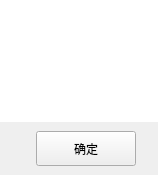
<?xml version="1.0" encoding="UTF-8"?>
<ui version="4.0">
 <class>MainWindow</class>
 <widget class="QMainWindow" name="MainWindow">
  <property name="windowModality">
   <enum>Qt::WindowModal</enum>
  </property>
  <property name="geometry">
   <rect>
    <x>0</x>
    <y>0</y>
    <width>158</width>
    <height>175</height>
   </rect>
  </property>
  <property name="minimumSize">
   <size>
    <width>158</width>
    <height>175</height>
   </size>
  </property>
  <property name="font">
   <font>
    <family>Microsoft YaHei UI</family>
    <pointsize>9</pointsize>
   </font>
  </property>
  <widget class="QWidget" name="centralwidget">
   <layout class="QVBoxLayout" name="verticalLayout">
    <property name="spacing">
     <number>0</number>
    </property>
    <property name="leftMargin">
     <number>0</number>
    </property>
    <property name="topMargin">
     <number>0</number>
    </property>
    <property name="rightMargin">
     <number>0</number>
    </property>
    <property name="bottomMargin">
     <number>0</number>
    </property>
    <item>
     <widget class="QWidget" name="widget" native="true">
      <property name="sizePolicy">
       <sizepolicy hsizetype="Preferred" vsizetype="Expanding">
        <horstretch>0</horstretch>
        <verstretch>0</verstretch>
       </sizepolicy>
      </property>
      <property name="palette">
       <palette>
        <active>
         <colorrole role="WindowText">
          <brush brushstyle="SolidPattern">
           <color alpha="255">
            <red>0</red>
            <green>0</green>
            <blue>0</blue>
           </color>
          </brush>
         </colorrole>
         <colorrole role="Button">
          <brush brushstyle="SolidPattern">
           <color alpha="255">
            <red>255</red>
            <green>255</green>
            <blue>255</blue>
           </color>
          </brush>
         </colorrole>
         <colorrole role="Light">
          <brush brushstyle="SolidPattern">
           <color alpha="255">
            <red>255</red>
            <green>255</green>
            <blue>255</blue>
           </color>
          </brush>
         </colorrole>
         <colorrole role="Midlight">
          <brush brushstyle="SolidPattern">
           <color alpha="255">
            <red>255</red>
            <green>255</green>
            <blue>255</blue>
           </color>
          </brush>
         </colorrole>
         <colorrole role="Dark">
          <brush brushstyle="SolidPattern">
           <color alpha="255">
            <red>127</red>
            <green>127</green>
            <blue>127</blue>
           </color>
          </brush>
         </colorrole>
         <colorrole role="Mid">
          <brush brushstyle="SolidPattern">
           <color alpha="255">
            <red>170</red>
            <green>170</green>
            <blue>170</blue>
           </color>
          </brush>
         </colorrole>
         <colorrole role="Text">
          <brush brushstyle="SolidPattern">
           <color alpha="255">
            <red>0</red>
            <green>0</green>
            <blue>0</blue>
           </color>
          </brush>
         </colorrole>
         <colorrole role="BrightText">
          <brush brushstyle="SolidPattern">
           <color alpha="255">
            <red>255</red>
            <green>255</green>
            <blue>255</blue>
           </color>
          </brush>
         </colorrole>
         <colorrole role="ButtonText">
          <brush brushstyle="SolidPattern">
           <color alpha="255">
            <red>0</red>
            <green>0</green>
            <blue>0</blue>
           </color>
          </brush>
         </colorrole>
         <colorrole role="Base">
          <brush brushstyle="SolidPattern">
           <color alpha="255">
            <red>255</red>
            <green>255</green>
            <blue>255</blue>
           </color>
          </brush>
         </colorrole>
         <colorrole role="Window">
          <brush brushstyle="SolidPattern">
           <color alpha="255">
            <red>255</red>
            <green>255</green>
            <blue>255</blue>
           </color>
          </brush>
         </colorrole>
         <colorrole role="Shadow">
          <brush brushstyle="SolidPattern">
           <color alpha="255">
            <red>0</red>
            <green>0</green>
            <blue>0</blue>
           </color>
          </brush>
         </colorrole>
         <colorrole role="AlternateBase">
          <brush brushstyle="SolidPattern">
           <color alpha="255">
            <red>255</red>
            <green>255</green>
            <blue>255</blue>
           </color>
          </brush>
         </colorrole>
         <colorrole role="ToolTipBase">
          <brush brushstyle="SolidPattern">
           <color alpha="255">
            <red>255</red>
            <green>255</green>
            <blue>220</blue>
           </color>
          </brush>
         </colorrole>
         <colorrole role="ToolTipText">
          <brush brushstyle="SolidPattern">
           <color alpha="255">
            <red>0</red>
            <green>0</green>
            <blue>0</blue>
           </color>
          </brush>
         </colorrole>
         <colorrole role="PlaceholderText">
          <brush brushstyle="SolidPattern">
           <color alpha="128">
            <red>0</red>
            <green>0</green>
            <blue>0</blue>
           </color>
          </brush>
         </colorrole>
        </active>
        <inactive>
         <colorrole role="WindowText">
          <brush brushstyle="SolidPattern">
           <color alpha="255">
            <red>0</red>
            <green>0</green>
            <blue>0</blue>
           </color>
          </brush>
         </colorrole>
         <colorrole role="Button">
          <brush brushstyle="SolidPattern">
           <color alpha="255">
            <red>255</red>
            <green>255</green>
            <blue>255</blue>
           </color>
          </brush>
         </colorrole>
         <colorrole role="Light">
          <brush brushstyle="SolidPattern">
           <color alpha="255">
            <red>255</red>
            <green>255</green>
            <blue>255</blue>
           </color>
          </brush>
         </colorrole>
         <colorrole role="Midlight">
          <brush brushstyle="SolidPattern">
           <color alpha="255">
            <red>255</red>
            <green>255</green>
            <blue>255</blue>
           </color>
          </brush>
         </colorrole>
         <colorrole role="Dark">
          <brush brushstyle="SolidPattern">
           <color alpha="255">
            <red>127</red>
            <green>127</green>
            <blue>127</blue>
           </color>
          </brush>
         </colorrole>
         <colorrole role="Mid">
          <brush brushstyle="SolidPattern">
           <color alpha="255">
            <red>170</red>
            <green>170</green>
            <blue>170</blue>
           </color>
          </brush>
         </colorrole>
         <colorrole role="Text">
          <brush brushstyle="SolidPattern">
           <color alpha="255">
            <red>0</red>
            <green>0</green>
            <blue>0</blue>
           </color>
          </brush>
         </colorrole>
         <colorrole role="BrightText">
          <brush brushstyle="SolidPattern">
           <color alpha="255">
            <red>255</red>
            <green>255</green>
            <blue>255</blue>
           </color>
          </brush>
         </colorrole>
         <colorrole role="ButtonText">
          <brush brushstyle="SolidPattern">
           <color alpha="255">
            <red>0</red>
            <green>0</green>
            <blue>0</blue>
           </color>
          </brush>
         </colorrole>
         <colorrole role="Base">
          <brush brushstyle="SolidPattern">
           <color alpha="255">
            <red>255</red>
            <green>255</green>
            <blue>255</blue>
           </color>
          </brush>
         </colorrole>
         <colorrole role="Window">
          <brush brushstyle="SolidPattern">
           <color alpha="255">
            <red>255</red>
            <green>255</green>
            <blue>255</blue>
           </color>
          </brush>
         </colorrole>
         <colorrole role="Shadow">
          <brush brushstyle="SolidPattern">
           <color alpha="255">
            <red>0</red>
            <green>0</green>
            <blue>0</blue>
           </color>
          </brush>
         </colorrole>
         <colorrole role="AlternateBase">
          <brush brushstyle="SolidPattern">
           <color alpha="255">
            <red>255</red>
            <green>255</green>
            <blue>255</blue>
           </color>
          </brush>
         </colorrole>
         <colorrole role="ToolTipBase">
          <brush brushstyle="SolidPattern">
           <color alpha="255">
            <red>255</red>
            <green>255</green>
            <blue>220</blue>
           </color>
          </brush>
         </colorrole>
         <colorrole role="ToolTipText">
          <brush brushstyle="SolidPattern">
           <color alpha="255">
            <red>0</red>
            <green>0</green>
            <blue>0</blue>
           </color>
          </brush>
         </colorrole>
         <colorrole role="PlaceholderText">
          <brush brushstyle="SolidPattern">
           <color alpha="128">
            <red>0</red>
            <green>0</green>
            <blue>0</blue>
           </color>
          </brush>
         </colorrole>
        </inactive>
        <disabled>
         <colorrole role="WindowText">
          <brush brushstyle="SolidPattern">
           <color alpha="255">
            <red>127</red>
            <green>127</green>
            <blue>127</blue>
           </color>
          </brush>
         </colorrole>
         <colorrole role="Button">
          <brush brushstyle="SolidPattern">
           <color alpha="255">
            <red>255</red>
            <green>255</green>
            <blue>255</blue>
           </color>
          </brush>
         </colorrole>
         <colorrole role="Light">
          <brush brushstyle="SolidPattern">
           <color alpha="255">
            <red>255</red>
            <green>255</green>
            <blue>255</blue>
           </color>
          </brush>
         </colorrole>
         <colorrole role="Midlight">
          <brush brushstyle="SolidPattern">
           <color alpha="255">
            <red>255</red>
            <green>255</green>
            <blue>255</blue>
           </color>
          </brush>
         </colorrole>
         <colorrole role="Dark">
          <brush brushstyle="SolidPattern">
           <color alpha="255">
            <red>127</red>
            <green>127</green>
            <blue>127</blue>
           </color>
          </brush>
         </colorrole>
         <colorrole role="Mid">
          <brush brushstyle="SolidPattern">
           <color alpha="255">
            <red>170</red>
            <green>170</green>
            <blue>170</blue>
           </color>
          </brush>
         </colorrole>
         <colorrole role="Text">
          <brush brushstyle="SolidPattern">
           <color alpha="255">
            <red>127</red>
            <green>127</green>
            <blue>127</blue>
           </color>
          </brush>
         </colorrole>
         <colorrole role="BrightText">
          <brush brushstyle="SolidPattern">
           <color alpha="255">
            <red>255</red>
            <green>255</green>
            <blue>255</blue>
           </color>
          </brush>
         </colorrole>
         <colorrole role="ButtonText">
          <brush brushstyle="SolidPattern">
           <color alpha="255">
            <red>127</red>
            <green>127</green>
            <blue>127</blue>
           </color>
          </brush>
         </colorrole>
         <colorrole role="Base">
          <brush brushstyle="SolidPattern">
           <color alpha="255">
            <red>255</red>
            <green>255</green>
            <blue>255</blue>
           </color>
          </brush>
         </colorrole>
         <colorrole role="Window">
          <brush brushstyle="SolidPattern">
           <color alpha="255">
            <red>255</red>
            <green>255</green>
            <blue>255</blue>
           </color>
          </brush>
         </colorrole>
         <colorrole role="Shadow">
          <brush brushstyle="SolidPattern">
           <color alpha="255">
            <red>0</red>
            <green>0</green>
            <blue>0</blue>
           </color>
          </brush>
         </colorrole>
         <colorrole role="AlternateBase">
          <brush brushstyle="SolidPattern">
           <color alpha="255">
            <red>255</red>
            <green>255</green>
            <blue>255</blue>
           </color>
          </brush>
         </colorrole>
         <colorrole role="ToolTipBase">
          <brush brushstyle="SolidPattern">
           <color alpha="255">
            <red>255</red>
            <green>255</green>
            <blue>220</blue>
           </color>
          </brush>
         </colorrole>
         <colorrole role="ToolTipText">
          <brush brushstyle="SolidPattern">
           <color alpha="255">
            <red>0</red>
            <green>0</green>
            <blue>0</blue>
           </color>
          </brush>
         </colorrole>
         <colorrole role="PlaceholderText">
          <brush brushstyle="SolidPattern">
           <color alpha="128">
            <red>0</red>
            <green>0</green>
            <blue>0</blue>
           </color>
          </brush>
         </colorrole>
        </disabled>
       </palette>
      </property>
      <property name="autoFillBackground">
       <bool>true</bool>
      </property>
      <layout class="QHBoxLayout" name="horizontalLayout_2">
       <item>
        <widget class="QLabel" name="label_6">
         <property name="sizePolicy">
          <sizepolicy hsizetype="Fixed" vsizetype="Preferred">
           <horstretch>0</horstretch>
           <verstretch>0</verstretch>
          </sizepolicy>
         </property>
         <property name="text">
          <string/>
         </property>
        </widget>
       </item>
       <item>
        <widget class="QLabel" name="label_4">
         <property name="sizePolicy">
          <sizepolicy hsizetype="Fixed" vsizetype="Preferred">
           <horstretch>0</horstretch>
           <verstretch>0</verstretch>
          </sizepolicy>
         </property>
         <property name="text">
          <string/>
         </property>
         <property name="pixmap">
          <pixmap>err.png</pixmap>
         </property>
         <property name="alignment">
          <set>Qt::AlignCenter</set>
         </property>
         <property name="textInteractionFlags">
          <set>Qt::NoTextInteraction</set>
         </property>
        </widget>
       </item>
       <item>
        <widget class="QLabel" name="label_7">
         <property name="sizePolicy">
          <sizepolicy hsizetype="Fixed" vsizetype="Preferred">
           <horstretch>0</horstretch>
           <verstretch>0</verstretch>
          </sizepolicy>
         </property>
         <property name="text">
          <string/>
         </property>
        </widget>
       </item>
       <item>
        <widget class="QLabel" name="message">
         <property name="wordWrap">
          <bool>true</bool>
         </property>
         <property name="textInteractionFlags">
          <set>Qt::NoTextInteraction</set>
         </property>
        </widget>
       </item>
      </layout>
     </widget>
    </item>
    <item>
     <widget class="QWidget" name="widget_2" native="true">
      <layout class="QHBoxLayout" name="horizontalLayout">
       <item>
        <spacer name="horizontalSpacer">
         <property name="orientation">
          <enum>Qt::Horizontal</enum>
         </property>
         <property name="sizeHint" stdset="0">
          <size>
           <width>40</width>
           <height>20</height>
          </size>
         </property>
        </spacer>
       </item>
       <item>
        <widget class="QPushButton" name="pushButton">
         <property name="sizePolicy">
          <sizepolicy hsizetype="Fixed" vsizetype="Minimum">
           <horstretch>0</horstretch>
           <verstretch>0</verstretch>
          </sizepolicy>
         </property>
         <property name="minimumSize">
          <size>
           <width>100</width>
           <height>35</height>
          </size>
         </property>
         <property name="text">
          <string>确定</string>
         </property>
        </widget>
       </item>
       <item>
        <widget class="QLabel" name="label_3">
         <property name="text">
          <string/>
         </property>
        </widget>
       </item>
      </layout>
     </widget>
    </item>
   </layout>
  </widget>
 </widget>
 <resources/>
 <connections>
  <connection>
   <sender>pushButton</sender>
   <signal>clicked()</signal>
   <receiver>MainWindow</receiver>
   <slot>close()</slot>
   <hints>
    <hint type="sourcelabel">
     <x>61</x>
     <y>147</y>
    </hint>
    <hint type="destinationlabel">
     <x>174</x>
     <y>146</y>
    </hint>
   </hints>
  </connection>
 </connections>
</ui>
